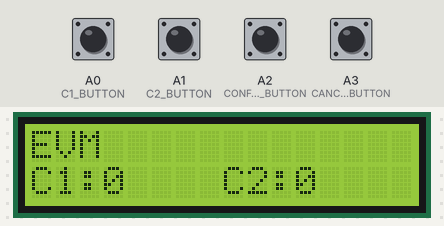
Simulated run of this sketch. Board: Arduino Uno, built with avr-gcc and run on an emulated ATmega328P. Shown: 16×2 character LCD. The test bench sets the inputs (shaded band); at power-on: A0 (C1_BUTTON), A1 (C2_BUTTON), A2 (CONFIRM_BUTTON), A3 (CANCEL_BUTTON) HIGH.

Above: at 1.2 s.
1.3 s: A0 (C1_BUTTON) pulled LOW for 0.15 s
At 2.1 s:
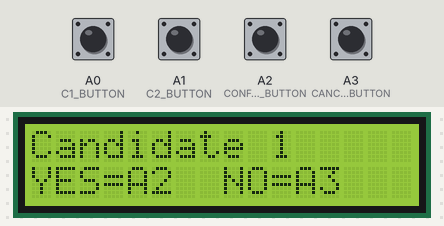
2.9 s: A2 (CONFIRM_BUTTON) pulled LOW for 0.15 s
At 4.1 s:
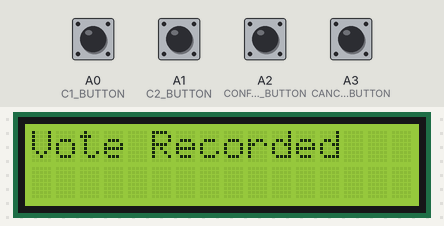
6.0 s: A1 (C2_BUTTON) pulled LOW for 0.15 s
At 6.8 s:
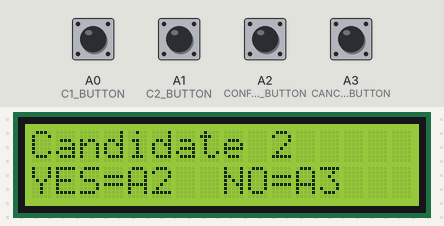
7.6 s: A3 (CANCEL_BUTTON) pulled LOW for 0.15 s
At 8.9 s:
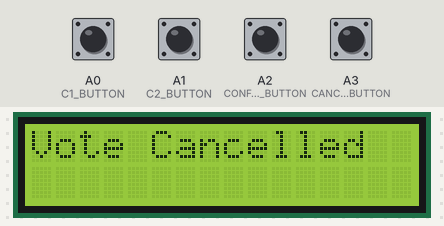
10.7 s: A0 (C1_BUTTON) pulled LOW for 1 s
At 12.9 s:
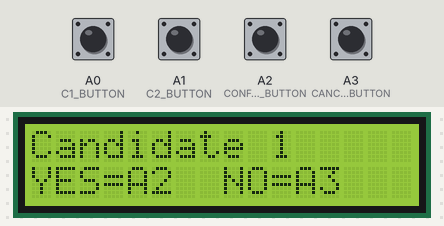
13.2 s: A2 (CONFIRM_BUTTON) pulled LOW for 1 s
At 16.5 s:
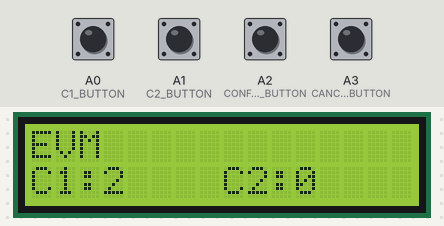
Timing chart, 0 to 18.0 s (numbered marks = the images above; inputs shaded):
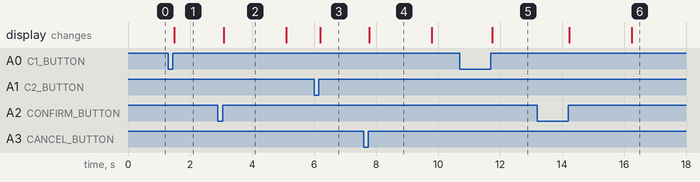

The sketch:

EVM_Code.ino
```cpp
#include <Adafruit_LiquidCrystal.h>

const int C1_BUTTON = A0;
const int C2_BUTTON = A1;
const int CONFIRM_BUTTON = A2;
const int CANCEL_BUTTON = A3;

int c1_count = 0;
int c2_count = 0;

Adafruit_LiquidCrystal lcd_1(0);

void setup()
{
  lcd_1.begin(16, 2);

  pinMode(C1_BUTTON, INPUT_PULLUP);
  pinMode(C2_BUTTON, INPUT_PULLUP);
  pinMode(CONFIRM_BUTTON, INPUT_PULLUP);
  pinMode(CANCEL_BUTTON, INPUT_PULLUP);

  printCount();
}

void loop()
{
  if (digitalRead(C1_BUTTON) == LOW)
  {
    while (digitalRead(C1_BUTTON) == LOW);   //debounce
    delay(20);

    confirmVote(1);
  }

  else if (digitalRead(C2_BUTTON) == LOW)
  {
    while (digitalRead(C2_BUTTON) == LOW);
    delay(20);

    confirmVote(2);
  }
}

void confirmVote(int candidate)
{
  lcd_1.clear();
  lcd_1.setCursor(0,0);
  lcd_1.print("Candidate ");
  lcd_1.print(candidate);

  lcd_1.setCursor(0,1);
  lcd_1.print("YES=A2  NO=A3");

  while (true)
  {
    if (digitalRead(CONFIRM_BUTTON) == LOW)
    {
      while (digitalRead(CONFIRM_BUTTON) == LOW);
      delay(20);

      if (candidate == 1)
        c1_count++;
      else
        c2_count++;

      lcd_1.clear();
      lcd_1.setCursor(0,0);
      lcd_1.print("Vote Recorded");

      delay(2000);

      printCount();
      return;
    }

    if (digitalRead(CANCEL_BUTTON) == LOW)
    {
      while (digitalRead(CANCEL_BUTTON) == LOW);
      delay(20);

      lcd_1.clear();
      lcd_1.setCursor(0,0);
      lcd_1.print("Vote Cancelled");

      delay(2000);

      printCount();
      return;
    }
  }
}

void printCount()
{
  lcd_1.clear();

  lcd_1.setCursor(0,0);
  lcd_1.print("EVM");

  lcd_1.setCursor(0,1);
  lcd_1.print("C1:");
  lcd_1.print(c1_count);

  lcd_1.setCursor(8,1);
  lcd_1.print("C2:");
  lcd_1.print(c2_count);

  lcd_1.setBacklight(1);
}
```

Measured:
- after the input at 1.3 s, the display: changes after 0.20 s (image 1)
- after the input at 2.9 s, the display: changes after 0.19 s (image 2)
- after the input at 6.0 s, the display: changes after 0.20 s (image 3)
- after the input at 7.6 s, the display: changes after 0.19 s (image 4)
- after the input at 10.7 s, the display: changes after 1.0 s (image 5)
- after the input at 13.2 s, the display: first changes after 1.0 s (image 6 shows a later state)
- what the display in image 2 shows lasts 2.0 s, from 3.1 s to 5.1 s
